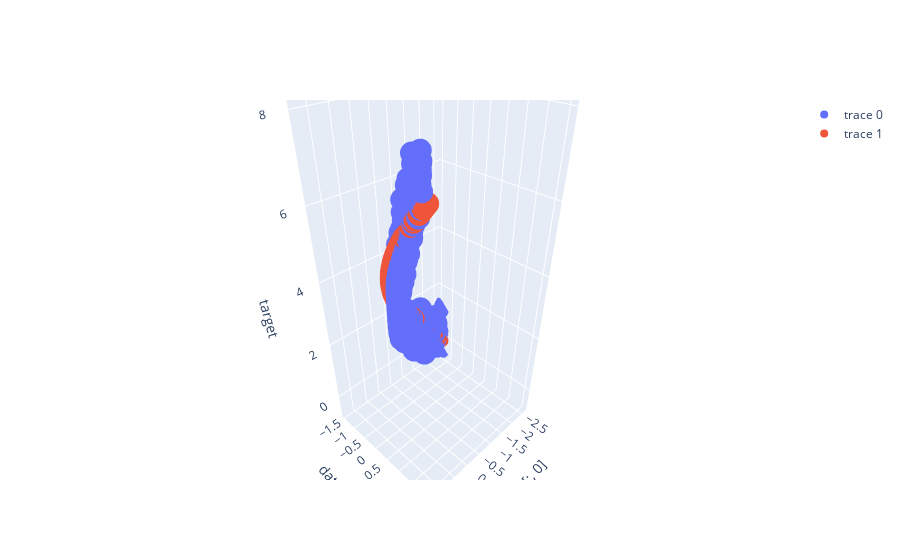

The code cell stored with this chart in its notebook:
### Code cell
fig = go.Figure(data=[
    go.Scatter3d(x=data[:, 0], 
                 y=data[:, 1], 
                 z=target, 
                 mode='markers'),
    go.Scatter3d(x=data[:, 0], 
                 # y = np.exp(data[:, 0]) , 
                 y = (np.exp(data[:, 0]) - 1.5611),
                 z = data[:, 0] + data[:, 1] + 4, 
                 mode='markers')
])

fig.update_layout(scene=dict(
                    xaxis_title='data[:, 0]',
                    yaxis_title='data[:, 1]',
                    zaxis_title='target'))

fig.update_layout(scene=dict(
                    xaxis_title='data[:, 0]',
                    yaxis_title='data[:, 1]',
                    zaxis_title='target'))

fig.show()

### Figure 1 — Plotly figure (JSON) as saved in the notebook; plotly's stock layout.template omitted (floating-point values rounded to 4 significant figures; data arrays with more than 128 entries replaced by an {"elided": "..."} marker saying what was removed)
{"data": [{"mode": "markers", "type": "scatter3d", "x": {"elided": "800 float values"}, "y": {"elided": "800 float values"}, "z": {"elided": "800 float values"}}, {"mode": "markers", "type": "scatter3d", "x": {"elided": "800 float values"}, "y": {"elided": "800 float values"}, "z": {"elided": "800 float values"}}], "layout": {"scene": {"xaxis": {"title": {"text": "data[:, 0]"}}, "yaxis": {"title": {"text": "data[:, 1]"}}, "zaxis": {"title": {"text": "target"}}}}}
